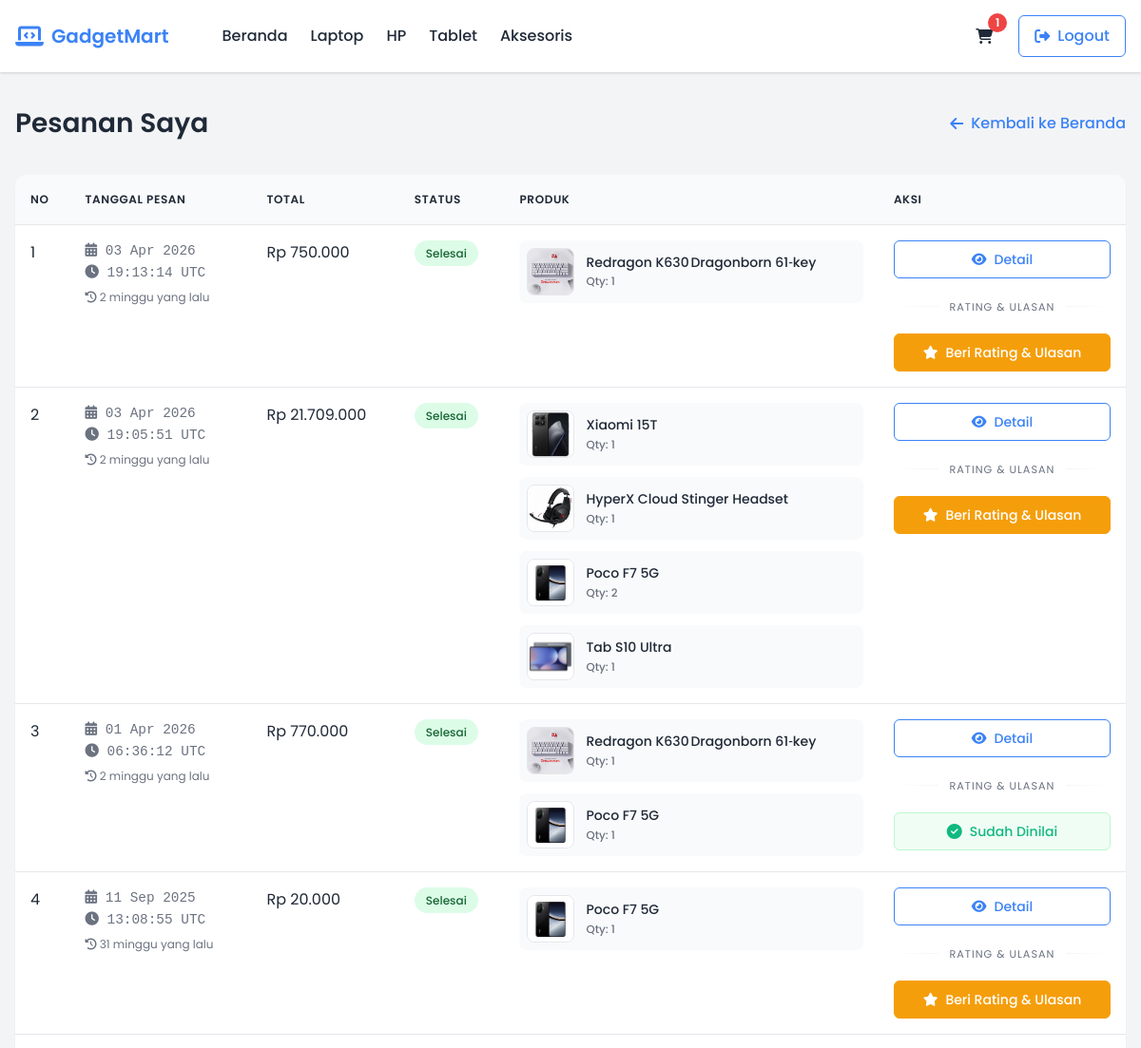
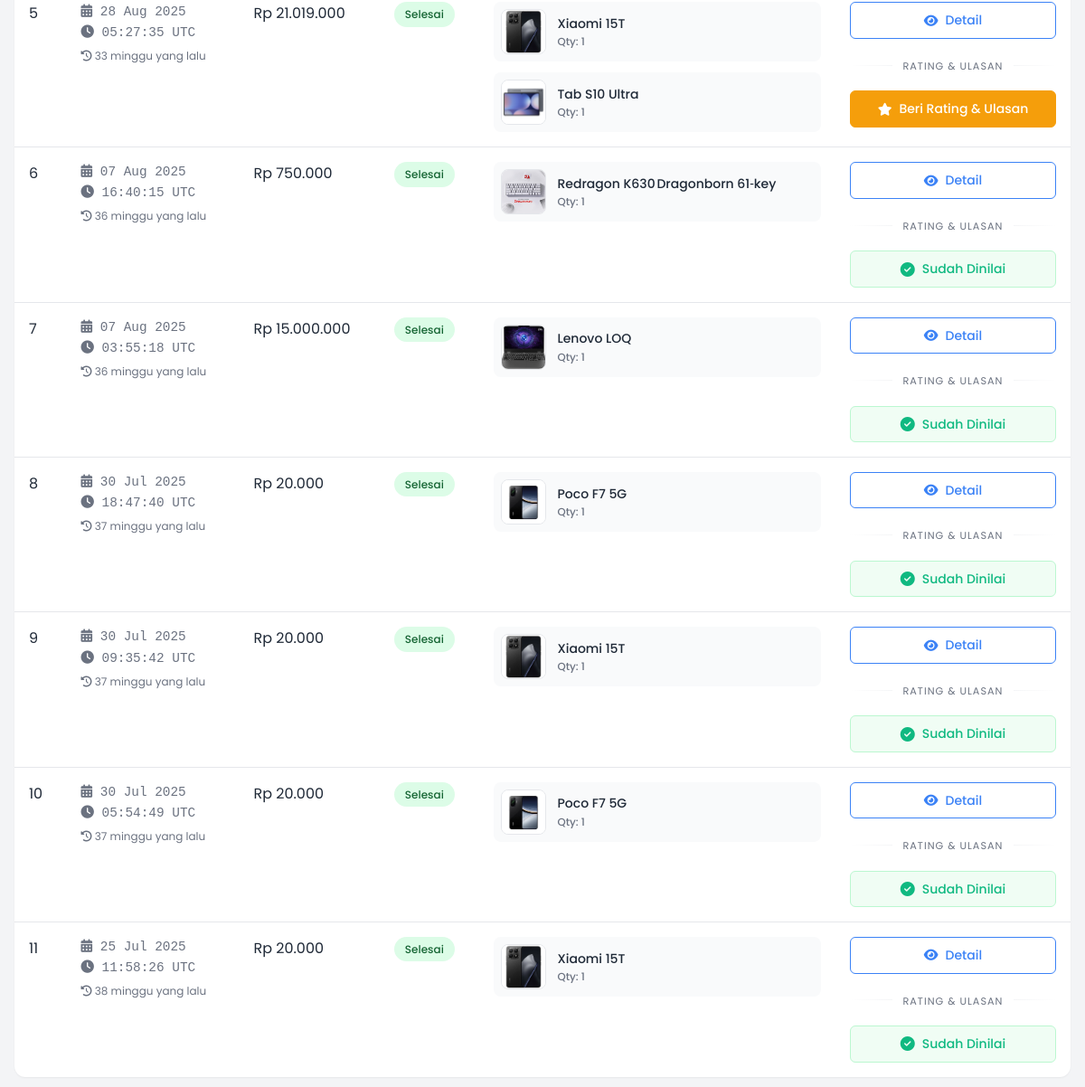
The app's page /customer/pesanan_saya.php (signed in) with its own data (2 pictures, top to bottom).
### tables this page shows
CREATE TABLE `detail_transaksi` (
  `id_detail` int(11) NOT NULL,
  `id_transaksi` int(11) DEFAULT NULL,
  `id_produk` int(11) DEFAULT NULL,
  `jumlah` int(11) DEFAULT NULL,
  `subtotal` int(11) DEFAULT NULL
);

CREATE TABLE `transaksi` (
  `id_transaksi` int(11) NOT NULL,
  `id_user` int(11) DEFAULT NULL,
  `nama_penerima` varchar(100) DEFAULT NULL,
  `tanggal_pesan` datetime DEFAULT current_timestamp(),
  `tanggal_selesai` datetime DEFAULT NULL,
  `total_harga` int(11) DEFAULT NULL,
  `metode_pembayaran` varchar(50) DEFAULT NULL,
  `status` varchar(50) DEFAULT NULL,
  `alamat_pengiriman` text DEFAULT NULL,
  `catatan` text DEFAULT NULL
);

CREATE TABLE `produk` (
  `id_produk` int(11) NOT NULL,
  `nama_produk` varchar(100) DEFAULT NULL,
  `kategori` varchar(50) DEFAULT NULL,
  `deskripsi` text DEFAULT NULL,
  `harga` int(11) DEFAULT NULL,
  `stok` int(11) DEFAULT NULL,
  `gambar` varchar(255) DEFAULT NULL,
  `tanggal_masuk` date DEFAULT NULL,
  `status` enum('aktif','nonaktif') DEFAULT 'aktif',
  `kompatibilitas` varchar(255) DEFAULT NULL,
  `prosesor` varchar(255) DEFAULT NULL,
  `ram` varchar(255) DEFAULT NULL,
  `penyimpanan` varchar(255) DEFAULT NULL,
  `layar` varchar(255) DEFAULT NULL,
  `baterai` varchar(255) DEFAULT NULL,
  `berat` varchar(255) DEFAULT NULL
);

### customer/pesanan_saya.php (the view, shortened to what this page needs)
<?php
include '../koneksi.php';
$id_user = $_SESSION['id_user'];
$pesanan = mysqli_query($koneksi, "
    SELECT t.*, dt.id_produk, p.nama_produk, p.gambar
    FROM transaksi t
    JOIN detail_transaksi dt ON t.id_transaksi = dt.id_transaksi
    JOIN produk p ON dt.id_produk = p.id_produk
    WHERE t.id_user = '$id_user'
    ORDER BY t.id_transaksi DESC
");
?>
<!DOCTYPE html>
<html lang="en">
<head>
    <link rel="stylesheet" href="https://cdnjs.cloudflare.com/ajax/libs/font-awesome/6.4.0/css/all.min.css">
</head>
<body>
    <header>
        <div class="navbar">
            <a href="../index.php" class="logo">
                <i class="fas fa-laptop-code"></i>
                <span>GadgetMart</span>
            </a>
            <div class="nav-links">
                <a href="../index.php">Beranda</a>
                <a href="../index.php?kategori=Laptop">Laptop</a>
                <a href="../index.php?kategori=HP">HP</a>
                <a href="../index.php?kategori=Tablet">Tablet</a>
                <a href="../index.php?kategori=Aksesoris">Aksesoris</a>
            </div>
            <div class="user-actions">
                <a href="../cart/keranjang.php" class="btn-icon" title="Keranjang">
                    <i class="fas fa-shopping-cart"></i>
                    <?php
                    $cart_count = mysqli_query($koneksi, "SELECT COUNT(*) as total FROM keranjang WHERE id_user = '$id_user'");
                    $count = mysqli_fetch_assoc($cart_count);
                    if ($count['total'] > 0): ?>
                        <span class="cart-count"><?= $count['total']; ?></span>
                    <?php endif; ?>
                </a>
                <a href="../user/logout.php" class="btn btn-outline">
                    <i class="fas fa-sign-out-alt"></i> Logout
                </a>
            </div>
        </div>
    </header>
    <div class="container">
        <div class="page-header">
            <h1 class="page-title">Pesanan Saya</h1>
            <a href="../index.php" class="back-link">
                <i class="fas fa-arrow-left"></i> Kembali ke Beranda
            </a>
        </div>
        <div class="orders-card">
            <?php if (mysqli_num_rows($pesanan) > 0): ?>
                <table class="orders-table">
                    <thead>
                        <tr>
                            <th>No</th>
                            <th>Tanggal Pesan</th>
                            <th>Total</th>
                            <th>Status</th>
                            <th>Produk</th>
                            <th>Aksi</th>
                        </tr>
                    </thead>
                    <tbody>
                        <?php
                        $no = 1;
                        $processed_ids = [];
                        while ($row = mysqli_fetch_assoc($pesanan)):
                            if (in_array($row['id_transaksi'], $processed_ids)) {
                                continue;
                            }
                            $processed_ids[] = $row['id_transaksi'];
                            $products_query = mysqli_query($koneksi, "
                                SELECT dt.*, p.nama_produk, p.gambar, p.id_produk
                                FROM detail_transaksi dt
                                JOIN produk p ON dt.id_produk = p.id_produk
                                WHERE dt.id_transaksi = '{$row['id_transaksi']}'
                            ");
                            $products = [];
                            while ($product = mysqli_fetch_assoc($products_query)) {
                                $image_path = "../gambar/" . $product['gambar'];
                                if (!file_exists($image_path)) {
                                    $alt_path = "../gambar/produk/" . $product['id_produk'] . "/" . $product['gambar'];
                                    if (file_exists($alt_path)) {
                                        $image_path = $alt_path;
                                    }
                                }
                                $product['image_path'] = $image_path;
                                $products[] = $product;
                            }
                            $timestamp = strtotime($row['tanggal_pesan']);
                            $date_formatted = date('d M Y', $timestamp);
                            $time_formatted = date('H:i:s', $timestamp);
                            $timezone = date('T', $timestamp);
                            ?>
                            <tr data-timestamp="<?= $timestamp; ?>">
                                <td><?= $no++; ?></td>
                                <td>
                                    <div class="realtime-time">
                                        <i class="fas fa-calendar-alt"></i> <?= $date_formatted; ?>
                                        <br>
                                        <i class="fas fa-clock"></i> <?= $time_formatted; ?> <?= $timezone; ?>
                                    </div>
                                    <div class="time-ago">
                                    </div>
                                </td>
                                <td>
                                    <?php if ($row['total_harga'] > 0): ?>
                                        Rp <?= number_format($row['total_harga'], 0, ',', '.'); ?>
                                    <?php else: ?>
                                        <span style="color: var(--danger);">Rp 0 (Belum diproses)</span>
                                    <?php endif; ?>
                                </td>
                                <td>
                                    <span class="status-badge status-<?= strtolower(str_replace(' ', '-', $row['status'])); ?>">
                                        <?= $row['status']; ?>
                                    </span>
                                </td>
                                <td>
                                    <div class="product-list">
                                        <?php foreach ($products as $product): ?>
                                            <div class="product-item">
                                                <img src="<?= $product['image_path']; ?>"
                                                     alt="<?= htmlspecialchars($product['nama_produk']); ?>"
                                                     class="product-item-img"
                                                     onerror="this.src='https://via.placeholder.com/50x50?text=No+Image'">
                                                <span class="product-item-name">
                                                    <?= htmlspecialchars($product['nama_produk']); ?>
                                                    <small style="color: #6b7280; display: block;">
                                                        Qty: <?= $product['jumlah']; ?>
                                                    </small>
                                                </span>
                                            </div>
                                        <?php endforeach; ?>
                                    </div>
                                </td>
                                <td>
                                    <div class="action-buttons">
                                        <a href="detail_pesanan.php?id=<?= $row['id_transaksi']; ?>" class="btn btn-outline">
                                            <i class="fas fa-eye"></i> Detail
                                        </a>
                                        <div class="action-divider">
                                            <span>Rating & Ulasan</span>
                                        </div>
                                        <?php if (strtolower($row['status']) == 'selesai'): ?>
                                            <?php
                                            $cek_rating = mysqli_query($koneksi, "
                                                SELECT * FROM rating
                                                WHERE id_user = '$id_user'
                                                AND id_transaksi = '{$row['id_transaksi']}'
                                            ");
                                            ?>
                                            <?php if (mysqli_num_rows($cek_rating) > 0): ?>
                                                <div class="rating-done">
                                                    <i class="fas fa-check-circle"></i> Sudah Dinilai
                                                </div>
                                            <?php else: ?>
                                                <a href="beri_rating.php?id=<?= $row['id_transaksi']; ?>" class="btn btn-warning">
                                                    <i class="fas fa-star"></i> Beri Rating & Ulasan
                                                </a>
                                            <?php endif; ?>
                                        <?php endif; ?>
                                    </div>
                                </td>
                            </tr>
                        <?php endwhile; ?>
                    </tbody>
                </table>
            <?php endif; ?>
        </div>
    </div>
</body>
</html>

### records on screen
detail_transaksi: id_transaksi.tanggal_pesan "03 Apr 2026", id_transaksi.tanggal_pesan "19:13:14", id_transaksi.tanggal_pesan "UTC", id_transaksi.total_harga "750.000", id_transaksi.status "Selesai", id_produk.nama_produk (picture), id_produk.nama_produk "Redragon K630 Dragonborn 61‑key", jumlah "1"
detail_transaksi: id_transaksi.tanggal_pesan "03 Apr 2026", id_transaksi.tanggal_pesan "19:05:51", id_transaksi.tanggal_pesan "UTC", id_transaksi.total_harga "21.709.000", id_transaksi.status "Selesai", id_produk.nama_produk "Tab S10 Ultra", jumlah "1"
detail_transaksi: id_produk.nama_produk "Xiaomi 15T", jumlah "1"
detail_transaksi: id_produk.nama_produk (picture), id_produk.nama_produk "HyperX Cloud Stinger Headset", jumlah "1"
detail_transaksi: id_produk.nama_produk "Poco F7 5G", jumlah "2"
detail_transaksi: id_transaksi.tanggal_pesan "01 Apr 2026", id_transaksi.tanggal_pesan "06:36:12", id_transaksi.tanggal_pesan "UTC", id_transaksi.total_harga "770.000", id_transaksi.status "Selesai", id_produk.nama_produk "Poco F7 5G", jumlah "1", shows "Sudah Dinilai"
detail_transaksi: id_produk.nama_produk (picture), id_produk.nama_produk "Redragon K630 Dragonborn 61‑key", jumlah "1"
detail_transaksi: id_transaksi.tanggal_pesan "11 Sep 2025", id_transaksi.tanggal_pesan "13:08:55", id_transaksi.tanggal_pesan "UTC", id_transaksi.total_harga "20.000", id_transaksi.status "Selesai", id_produk.nama_produk "Poco F7 5G", jumlah "1"
detail_transaksi: id_transaksi.tanggal_pesan "28 Aug 2025", id_transaksi.tanggal_pesan "05:27:35", id_transaksi.tanggal_pesan "UTC", id_transaksi.total_harga "21.019.000", id_transaksi.status "Selesai", id_produk.nama_produk "Tab S10 Ultra", jumlah "1"
detail_transaksi: id_produk.nama_produk "Xiaomi 15T", jumlah "1"
detail_transaksi: id_transaksi.tanggal_pesan "07 Aug 2025", id_transaksi.tanggal_pesan "16:40:15", id_transaksi.tanggal_pesan "UTC", id_transaksi.total_harga "750.000", id_transaksi.status "Selesai", id_produk.nama_produk (picture), id_produk.nama_produk "Redragon K630 Dragonborn 61‑key", jumlah "1", shows "Sudah Dinilai"
detail_transaksi: id_transaksi.tanggal_pesan "07 Aug 2025", id_transaksi.tanggal_pesan "03:55:18", id_transaksi.tanggal_pesan "UTC", id_transaksi.total_harga "15.000.000", id_transaksi.status "Selesai", shows a picture, id_produk.nama_produk "Lenovo LOQ", jumlah "1", shows "Sudah Dinilai"
detail_transaksi: id_transaksi.tanggal_pesan "30 Jul 2025", id_transaksi.tanggal_pesan "18:47:40", id_transaksi.tanggal_pesan "UTC", id_transaksi.total_harga "20.000", id_transaksi.status "Selesai", id_produk.nama_produk "Poco F7 5G", jumlah "1", shows "Sudah Dinilai"
detail_transaksi: id_transaksi.tanggal_pesan "30 Jul 2025", id_transaksi.tanggal_pesan "09:35:42", id_transaksi.tanggal_pesan "UTC", id_transaksi.total_harga "20.000", id_transaksi.status "Selesai", id_produk.nama_produk "Xiaomi 15T", jumlah "1", shows "Sudah Dinilai"
detail_transaksi: id_transaksi.tanggal_pesan "30 Jul 2025", id_transaksi.tanggal_pesan "05:54:49", id_transaksi.tanggal_pesan "UTC", id_transaksi.total_harga "20.000", id_transaksi.status "Selesai", id_produk.nama_produk "Poco F7 5G", jumlah "1", shows "Sudah Dinilai"
detail_transaksi: id_transaksi.tanggal_pesan "25 Jul 2025", id_transaksi.tanggal_pesan "11:58:26", id_transaksi.tanggal_pesan "UTC", id_transaksi.total_harga "20.000", id_transaksi.status "Selesai", nama_produk "Xiaomi 15T", jumlah "1", shows "Sudah Dinilai"

### other values on screen
$count['total'] "1"
